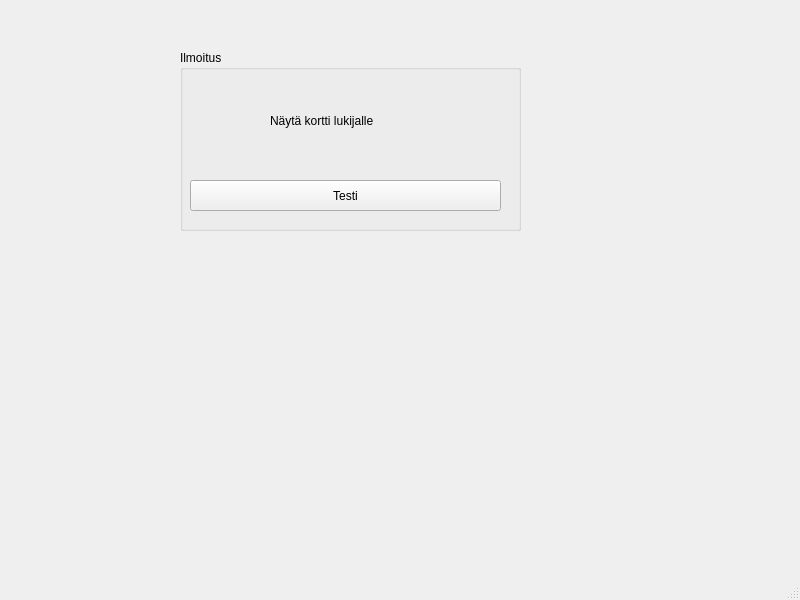
<?xml version="1.0" encoding="UTF-8"?>
<ui version="4.0">
 <class>MainWindow</class>
 <widget class="QMainWindow" name="MainWindow">
  <property name="geometry">
   <rect>
    <x>0</x>
    <y>0</y>
    <width>800</width>
    <height>600</height>
   </rect>
  </property>
  <property name="windowTitle">
   <string>MainWindow</string>
  </property>
  <widget class="QWidget" name="centralwidget">
   <widget class="QGroupBox" name="groupBox">
    <property name="geometry">
     <rect>
      <x>180</x>
      <y>50</y>
      <width>341</width>
      <height>181</height>
     </rect>
    </property>
    <property name="title">
     <string>Ilmoitus</string>
    </property>
    <widget class="QPushButton" name="pushButton_loggin">
     <property name="geometry">
      <rect>
       <x>10</x>
       <y>130</y>
       <width>311</width>
       <height>31</height>
      </rect>
     </property>
     <property name="text">
      <string>Testi</string>
     </property>
    </widget>
    <widget class="QLabel" name="label">
     <property name="geometry">
      <rect>
       <x>90</x>
       <y>50</y>
       <width>131</width>
       <height>41</height>
      </rect>
     </property>
     <property name="text">
      <string>Näytä kortti lukijalle</string>
     </property>
    </widget>
   </widget>
  </widget>
  <widget class="QMenuBar" name="menubar">
   <property name="geometry">
    <rect>
     <x>0</x>
     <y>0</y>
     <width>800</width>
     <height>21</height>
    </rect>
   </property>
  </widget>
  <widget class="QStatusBar" name="statusbar"/>
 </widget>
 <resources/>
 <connections/>
</ui>
